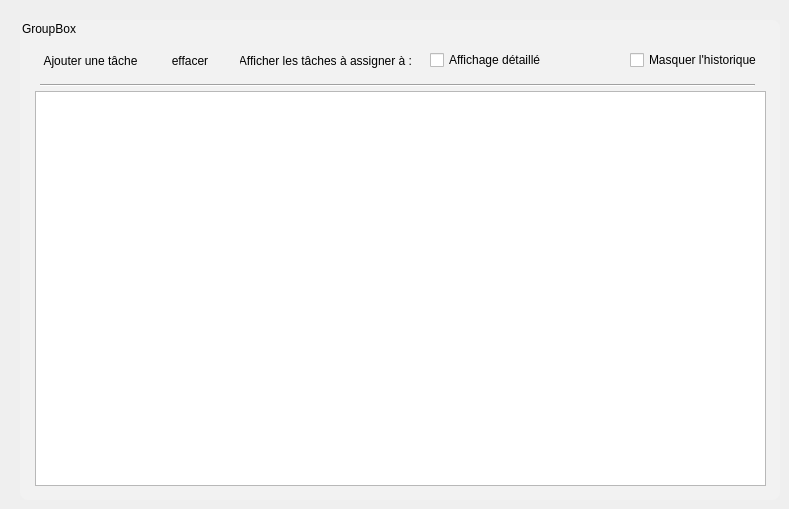
    <widget class="QWidget" name="page">
     <widget class="QGroupBox" name="groupTache">
      <property name="geometry">
       <rect>
        <x>20</x>
        <y>20</y>
        <width>760</width>
        <height>480</height>
       </rect>
      </property>
      <property name="styleSheet">
       <string notr="true">QGroupBox
{
Background: #f2f2f2;
border-radius: 8px;
padding: 20px;
}

QPushButton
{
border-radius: 2px;
}

QCheckBox
{
Background-color: none;
}</string>
      </property>
      <property name="title">
       <string>GroupBox</string>
      </property>
      <widget class="QPushButton" name="btnAddTache">
       <property name="geometry">
        <rect>
         <x>20</x>
         <y>30</y>
         <width>101</width>
         <height>22</height>
        </rect>
       </property>
       <property name="text">
        <string>Ajouter une tâche</string>
       </property>
      </widget>
      <widget class="QPushButton" name="btnEraseTache">
       <property name="geometry">
        <rect>
         <x>130</x>
         <y>30</y>
         <width>80</width>
         <height>22</height>
        </rect>
       </property>
       <property name="text">
        <string>effacer</string>
       </property>
      </widget>
      <widget class="QPushButton" name="btnAssignTache">
       <property name="geometry">
        <rect>
         <x>220</x>
         <y>30</y>
         <width>171</width>
         <height>22</height>
        </rect>
       </property>
       <property name="text">
        <string>Afficher les tâches à assigner à :</string>
       </property>
      </widget>
      <widget class="QCheckBox" name="btnDisplayDetail">
       <property name="geometry">
        <rect>
         <x>410</x>
         <y>30</y>
         <width>111</width>
         <height>20</height>
        </rect>
       </property>
       <property name="text">
        <string>Affichage détaillé</string>
       </property>
      </widget>
      <widget class="QTableView" name="tableView">
       <property name="geometry">
        <rect>
         <x>15</x>
         <y>71</y>
         <width>731</width>
         <height>395</height>
        </rect>
       </property>
       <property name="minimumSize">
        <size>
         <width>400</width>
         <height>300</height>
        </size>
       </property>
       <property name="styleSheet">
        <string notr="true">border-radius: 2px;
background-color: #f2f2f2;
QHeader
{
    background-color: #f2f2f2;
}

</string>
       </property>
       <property name="iconSize">
        <size>
         <width>24</width>
         <height>24</height>
        </size>
       </property>
       <property name="textElideMode">
        <enum>Qt::ElideMiddle</enum>
       </property>
      </widget>
      <widget class="QCheckBox" name="btnDisplayDetail_2">
       <property name="geometry">
        <rect>
         <x>610</x>
         <y>30</y>
         <width>131</width>
         <height>20</height>
        </rect>
       </property>
       <property name="text">
        <string>Masquer l'historique</string>
       </property>
      </widget>
      <widget class="Line" name="line">
       <property name="geometry">
        <rect>
         <x>20</x>
         <y>60</y>
         <width>715</width>
         <height>10</height>
        </rect>
       </property>
       <property name="styleSheet">
        <string notr="true">background-color: #f2f2f2;</string>
       </property>
       <property name="orientation">
        <enum>Qt::Horizontal</enum>
       </property>
      </widget>
     </widget>
    </widget>
